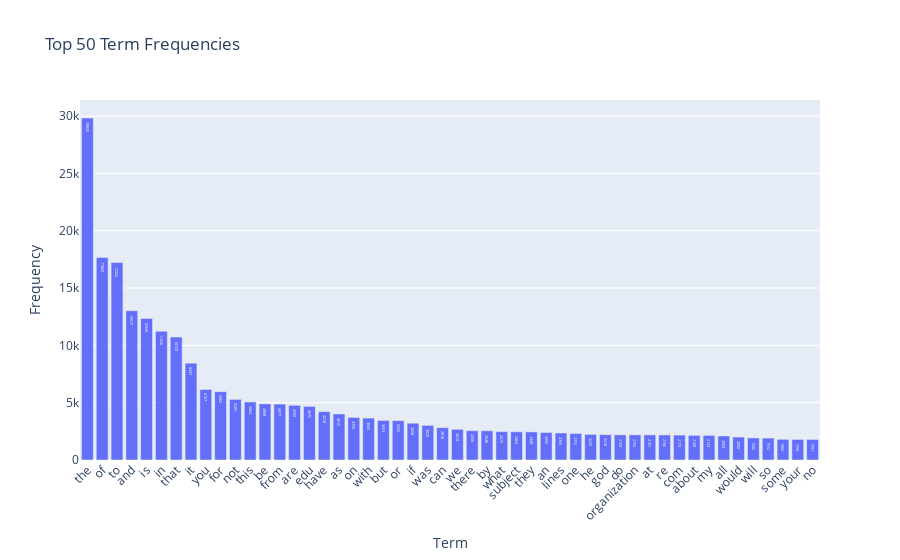

Source (notebook cell):
### Markdown cell above
### >>> **Exercise 13 (take home):** 
The chart above only contains 300 vocabulary in the documents, and it's already computationally intensive to both compute and visualize. Can you efficiently reduce the number of terms you want to visualize as an exercise.

### Code cell
# Answer here

"""
因為原本完整矩陣包含大量的詞，計算與繪圖都會很耗時，我這題選用高頻率出現的詞作為對象，減少計算量並保持圖形清晰，避免出現過多零值。
"""

#這題一樣使用plotly繪圖
term_frequencies = np.asarray(X_counts.sum(axis=0))[0]

top50_idx = np.argsort(term_frequencies)[::-1][:50]

top50_terms = count_vect.get_feature_names_out()[top50_idx]
top50_freq = term_frequencies[top50_idx]

fig = px.bar(x=top50_terms, y=top50_freq,
             labels={'x':'Term', 'y':'Frequency'},
             title='Top 50 Term Frequencies',
             text=top50_freq)

fig.update_layout(xaxis_tickangle=-45)

fig.show()

### Figure 1 — Plotly figure (JSON) as saved in the notebook; plotly's stock layout.template omitted (floating-point values rounded to 4 significant figures)
{"data": [{"hovertemplate": "Term=%{x}<br>Frequency=%{y}<br>text=%{text}<extra></extra>", "legendgroup": "", "marker": {"color": "#636efa", "pattern": {"shape": ""}}, "name": "", "orientation": "v", "showlegend": false, "text": [29820.0, 17660.0, 17220.0, 13020.0, 12340.0, 11230.0, 10720.0, 8447.0, 6157.0, 5962.0, 5285.0, 5063.0, 4898.0, 4877.0, 4769.0, 4675.0, 4218.0, 4015.0, 3709.0, 3655.0, 3453.0, 3432.0, 3208.0, 3020.0, 2818.0, 2674.0, 2556.0, 2548.0, 2472.0, 2464.0, 2448.0, 2393.0, 2353.0, 2312.0, 2232.0, 2216.0, 2193.0, 2192.0, 2191.0, 2186.0, 2172.0, 2148.0, 2143.0, 2093.0, 2000.0, 1925.0, 1912.0, 1802.0, 1793.0, 1791.0], "textposition": "auto", "type": "bar", "x": ["the", "of", "to", "and", "is", "in", "that", "it", "you", "for", "not", "this", "be", "from", "are", "edu", "have", "as", "on", "with", "but", "or", "if", "was", "can", "we", "there", "by", "what", "subject", "they", "an", "lines", "one", "he", "god", "do", "organization", "at", "re", "com", "about", "my", "all", "would", "will", "so", "some", "your", "no"], "xaxis": "x", "y": [29825, 17660, 17222, 13017, 12343, 11226, 10723, 8447, 6157, 5962, 5285, 5063, 4898, 4877, 4769, 4675, 4218, 4015, 3709, 3655, 3453, 3432, 3208, 3020, 2818, 2674, 2556, 2548, 2472, 2464, 2448, 2393, 2353, 2312, 2232, 2216, 2193, 2192, 2191, 2186, 2172, 2148, 2143, 2093, 2000, 1925, 1912, 1802, 1793, 1791], "yaxis": "y"}], "layout": {"barmode": "relative", "legend": {"tracegroupgap": 0}, "title": {"text": "Top 50 Term Frequencies"}, "xaxis": {"anchor": "y", "domain": [0, 1], "tickangle": -45, "title": {"text": "Term"}}, "yaxis": {"anchor": "x", "domain": [0, 1], "title": {"text": "Frequency"}}}}
